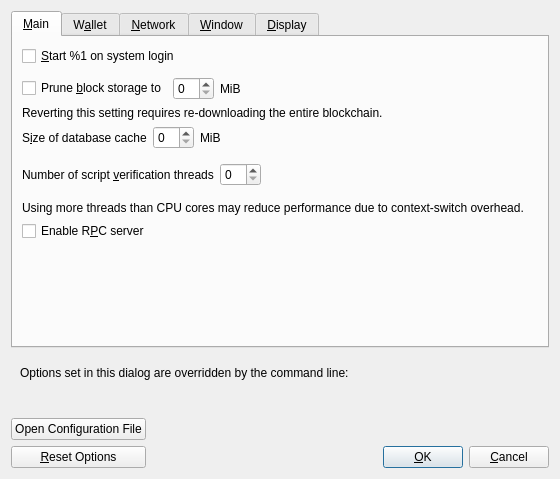
<?xml version="1.0" encoding="UTF-8"?>
<ui version="4.0">
 <class>OptionsDialog</class>
 <widget class="QDialog" name="OptionsDialog">
  <property name="geometry">
   <rect>
    <x>0</x>
    <y>0</y>
    <width>560</width>
    <height>440</height>
   </rect>
  </property>
  <property name="windowTitle">
   <string>Options</string>
  </property>
  <property name="modal">
   <bool>true</bool>
  </property>
  <layout class="QVBoxLayout" name="verticalLayout">
   <item>
    <widget class="QTabWidget" name="tabWidget">
     <property name="currentIndex">
      <number>0</number>
     </property>
     <widget class="QWidget" name="tabMain">
      <attribute name="title">
       <string>&amp;Main</string>
      </attribute>
      <layout class="QVBoxLayout" name="verticalLayout_Main">
       <item>
        <widget class="QCheckBox" name="bitcoinAtStartup">
         <property name="toolTip">
          <string>Automatically start %1 after logging in to the system.</string>
         </property>
         <property name="text">
          <string>&amp;Start %1 on system login</string>
         </property>
        </widget>
       </item>
       <item>
        <spacer name="horizontalSpacer_0_Main">
         <property name="orientation">
          <enum>Qt::Horizontal</enum>
         </property>
         <property name="sizeHint" stdset="0">
          <size>
           <width>40</width>
           <height>5</height>
          </size>
         </property>
        </spacer>
       </item>
       <item>
        <layout class="QHBoxLayout" name="horizontalLayout_Main_Prune">
         <item>
          <widget class="QCheckBox" name="prune">
           <property name="toolTip">
            <string>Enabling pruning significantly reduces the disk space required to store transactions. All blocks are still fully validated. Wallets should be loaded at startup and kept active while pruning is enabled so they stay synchronized before old block data is deleted; wallets that fall behind pruned data may require a reindex. Reverting this setting requires re-downloading the entire blockchain.</string>
           </property>
           <property name="text">
            <string>Prune &amp;block storage to</string>
           </property>
          </widget>
         </item>
         <item>
          <widget class="QSpinBox" name="pruneSizeMiB"/>
         </item>
         <item>
          <widget class="QLabel" name="pruneSizeUnitLabel">
           <property name="text">
            <string>MiB</string>
           </property>
           <property name="textFormat">
            <enum>Qt::PlainText</enum>
           </property>
          </widget>
         </item>
         <item>
          <spacer name="horizontalSpacer_Main_Prune">
           <property name="orientation">
            <enum>Qt::Horizontal</enum>
           </property>
           <property name="sizeHint" stdset="0">
            <size>
             <width>40</width>
             <height>20</height>
            </size>
           </property>
          </spacer>
         </item>
        </layout>
       </item>
       <item>
        <widget class="QLabel" name="pruneWarning">
         <property name="text">
          <string>Reverting this setting requires re-downloading the entire blockchain.</string>
         </property>
         <property name="textFormat">
          <enum>Qt::PlainText</enum>
         </property>
        </widget>
       </item>
       <item>
        <layout class="QHBoxLayout" name="horizontalLayout_2_Main">
         <item>
          <widget class="QLabel" name="databaseCacheLabel">
           <property name="toolTip">
            <string extracomment="Tooltip text for Options window setting that sets the size of the database cache. Explains the corresponding effects of increasing/decreasing this value.">Maximum database cache size. Make sure you have enough RAM. A larger cache can contribute to faster sync, after which the benefit is less pronounced for most use cases. Lowering the cache size will reduce memory usage. Unused mempool memory is shared for this cache.</string>
           </property>
           <property name="text">
            <string>S&amp;ize of database cache</string>
           </property>
           <property name="textFormat">
            <enum>Qt::PlainText</enum>
           </property>
           <property name="buddy">
            <cstring>databaseCache</cstring>
           </property>
          </widget>
         </item>
         <item>
          <widget class="QSpinBox" name="databaseCache"/>
         </item>
         <item>
          <widget class="QLabel" name="databaseCacheUnitLabel">
           <property name="text">
            <string>MiB</string>
           </property>
           <property name="textFormat">
            <enum>Qt::PlainText</enum>
           </property>
          </widget>
         </item>
         <item>
          <spacer name="horizontalSpacer_2_Main">
           <property name="orientation">
            <enum>Qt::Horizontal</enum>
           </property>
           <property name="sizeHint" stdset="0">
            <size>
             <width>40</width>
             <height>20</height>
            </size>
           </property>
          </spacer>
         </item>
        </layout>
       </item>
       <item>
        <layout class="QHBoxLayout" name="horizontalLayout_Main_VerifyLabel">
         <item>
          <widget class="QLabel" name="threadsScriptVerifLabel">
           <property name="toolTip">
            <string extracomment="Tooltip text for Options window setting that sets the number of script verification threads. Explains that negative values mean to leave these many cores free to the system.">Set the number of script verification threads. Negative values correspond to the number of cores you want to leave free to the system.</string>
           </property>
           <property name="text">
            <string>Number of script &amp;verification threads</string>
           </property>
           <property name="textFormat">
            <enum>Qt::PlainText</enum>
           </property>
           <property name="buddy">
            <cstring>threadsScriptVerif</cstring>
           </property>
          </widget>
         </item>
         <item>
          <widget class="QSpinBox" name="threadsScriptVerif">
           <property name="toolTip">
            <string>(0 = auto, &lt;0 = leave that many cores free)</string>
           </property>
          </widget>
         </item>
         <item>
          <spacer name="horizontalSpacer_Main_Threads">
           <property name="orientation">
            <enum>Qt::Horizontal</enum>
           </property>
           <property name="sizeHint" stdset="0">
            <size>
             <width>40</width>
             <height>40</height>
            </size>
           </property>
          </spacer>
         </item>
        </layout>
       </item>
       <item>
        <widget class="QLabel" name="threadsWarning">
         <property name="text">
          <string>Using more threads than CPU cores may reduce performance due to context-switch overhead.</string>
         </property>
         <property name="textFormat">
          <enum>Qt::PlainText</enum>
         </property>
        </widget>
       </item>
       <item>
        <widget class="QCheckBox" name="enableServer">
         <property name="toolTip">
          <string extracomment="Tooltip text for Options window setting that enables the RPC server.">This allows you or a third party tool to communicate with the node through command-line and JSON-RPC commands.</string>
         </property>
         <property name="text">
          <string extracomment="An Options window setting to enable the RPC server.">Enable R&amp;PC server</string>
         </property>
        </widget>
       </item>
       <item>
        <spacer name="verticalSpacer_Main">
         <property name="orientation">
          <enum>Qt::Vertical</enum>
         </property>
         <property name="sizeHint" stdset="0">
          <size>
           <width>20</width>
           <height>40</height>
          </size>
         </property>
        </spacer>
       </item>
      </layout>
     </widget>
     <widget class="QWidget" name="tabWallet">
      <attribute name="title">
       <string>W&amp;allet</string>
      </attribute>
      <layout class="QVBoxLayout" name="verticalLayout_Wallet">
       <item>
        <widget class="QCheckBox" name="subFeeFromAmount">
         <property name="toolTip">
          <string extracomment="Tooltip text for Options window setting that sets subtracting the fee from a sending amount as default.">Whether to set subtract fee from amount as default or not.</string>
         </property>
         <property name="text">
          <string extracomment="An Options window setting to set subtracting the fee from a sending amount as default.">Subtract &amp;fee from amount by default</string>
         </property>
        </widget>
       </item>
       <item>
        <layout class="QHBoxLayout">
         <item>
          <widget class="QLabel">
           <property name="text">
            <string>Address type:</string>
           </property>
           <property name="buddy">
            <cstring>addressType</cstring>
           </property>
          </widget>
         </item>
         <item>
          <widget class="QValueComboBox" name="addressType">
           <property name="toolTip">
            <string>Choose the default address type to select when receiving coins.</string>
           </property>
          </widget>
         </item>
        </layout>
       </item>
       <item>
        <widget class="QGroupBox" name="groupBox">
         <property name="title">
          <string>Expert</string>
         </property>
         <layout class="QVBoxLayout" name="verticalLayout_2">
          <item>
           <widget class="QCheckBox" name="coinControlFeatures">
            <property name="toolTip">
             <string>Whether to show coin control features or not.</string>
            </property>
            <property name="text">
             <string>Enable co&amp;in control features</string>
            </property>
           </widget>
          </item>
          <item>
           <widget class="QCheckBox" name="spendZeroConfChange">
            <property name="toolTip">
             <string>If you disable the spending of unconfirmed change, the change from a transaction cannot be used until that transaction has at least one confirmation. This also affects how your balance is computed.</string>
            </property>
            <property name="text">
             <string>&amp;Spend unconfirmed change</string>
            </property>
           </widget>
          </item>
          <item>
           <widget class="QCheckBox" name="m_enable_psbt_controls">
            <property name="text">
             <string extracomment="An options window setting to enable PSBT controls.">Enable &amp;PSBT controls</string>
            </property>
            <property name="toolTip">
             <string extracomment="Tooltip text for options window setting that enables PSBT controls.">Whether to show PSBT controls.</string>
            </property>
           </widget>
          </item>
         </layout>
        </widget>
       </item>
       <item>
        <widget class="QGroupBox" name="groupBoxHww">
         <property name="title">
          <string>External Signer (e.g. hardware wallet)</string>
         </property>
         <layout class="QVBoxLayout" name="verticalLayoutHww">
          <item>
           <layout class="QHBoxLayout" name="horizontalLayoutHww">
            <item>
             <widget class="QLabel" name="externalSignerPathLabel">
              <property name="text">
               <string>&amp;External signer script path</string>
              </property>
              <property name="buddy">
               <cstring>externalSignerPath</cstring>
              </property>
             </widget>
            </item>
            <item>
             <widget class="QLineEdit" name="externalSignerPath">
              <property name="toolTip">
               <string>Full path to a %1 compatible script (e.g. C:\Downloads\hwi.exe or /Users/you/Downloads/hwi.py). Beware: malware can steal your coins!</string>
              </property>
             </widget>
            </item>
           </layout>
          </item>
         </layout>
        </widget>
       </item>
       <item>
        <spacer name="verticalSpacer_Wallet">
         <property name="orientation">
          <enum>Qt::Vertical</enum>
         </property>
         <property name="sizeHint" stdset="0">
          <size>
           <width>20</width>
           <height>40</height>
          </size>
         </property>
        </spacer>
       </item>
      </layout>
     </widget>
     <widget class="QWidget" name="tabNetwork">
      <attribute name="title">
       <string>&amp;Network</string>
      </attribute>
      <layout class="QVBoxLayout" name="verticalLayout_Network">
       <item>
        <layout class="QHBoxLayout" name="horizontalLayout_Network_Port">
         <item>
          <widget class="QLabel" name="networkPortLabel">
           <property name="text">
            <string>Network &amp;port</string>
           </property>
           <property name="textFormat">
            <enum>Qt::PlainText</enum>
           </property>
           <property name="buddy">
            <cstring>networkPort</cstring>
           </property>
          </widget>
         </item>
         <item>
          <widget class="QLineEdit" name="networkPort">
           <property name="minimumSize">
            <size>
             <width>55</width>
             <height>0</height>
            </size>
           </property>
           <property name="maximumSize">
            <size>
             <width>55</width>
             <height>16777215</height>
            </size>
           </property>
           <property name="toolTip">
            <string>Network port (e.g. 8333)</string>
           </property>
          </widget>
         </item>
         <item>
          <spacer name="horizontalSpacer_Network_Port">
           <property name="orientation">
            <enum>Qt::Horizontal</enum>
           </property>
           <property name="sizeHint" stdset="0">
            <size>
             <width>40</width>
             <height>20</height>
            </size>
           </property>
          </spacer>
         </item>
        </layout>
       </item>
       <item>
        <widget class="QCheckBox" name="mapPortNatpmp">
         <property name="toolTip">
          <string>Automatically open the Bitcoin client port on the router. This only works when your router supports PCP or NAT-PMP and it is enabled. The external port could be random.</string>
         </property>
         <property name="text">
          <string>Automatically configure router(s) that support PCP or NA&amp;T-PMP</string>
         </property>
        </widget>
       </item>
       <item>
        <widget class="QCheckBox" name="allowIncoming">
         <property name="toolTip">
          <string>Accept connections from outside.</string>
         </property>
         <property name="text">
          <string>Allow incomin&amp;g connections</string>
         </property>
        </widget>
       </item>
       <item>
        <widget class="QCheckBox" name="connectSocks">
         <property name="toolTip">
          <string>Connect to the Bitcoin network through a SOCKS5 proxy.</string>
         </property>
         <property name="text">
          <string>Connect through &amp;SOCKS5 proxy (default proxy):</string>
         </property>
        </widget>
       </item>
       <item>
        <layout class="QHBoxLayout" name="horizontalLayout_1_Network">
         <item>
          <widget class="QLabel" name="proxyIpLabel">
           <property name="text">
            <string>Proxy &amp;IP:</string>
           </property>
           <property name="textFormat">
            <enum>Qt::PlainText</enum>
           </property>
           <property name="buddy">
            <cstring>proxyIp</cstring>
           </property>
          </widget>
         </item>
         <item>
          <widget class="QValidatedLineEdit" name="proxyIp">
           <property name="minimumSize">
            <size>
             <width>140</width>
             <height>0</height>
            </size>
           </property>
           <property name="maximumSize">
            <size>
             <width>140</width>
             <height>16777215</height>
            </size>
           </property>
           <property name="toolTip">
            <string>IP address of the proxy (e.g. IPv4: 127.0.0.1 / IPv6: ::1)</string>
           </property>
          </widget>
         </item>
         <item>
          <widget class="QLabel" name="proxyPortLabel">
           <property name="text">
            <string>&amp;Port:</string>
           </property>
           <property name="textFormat">
            <enum>Qt::PlainText</enum>
           </property>
           <property name="buddy">
            <cstring>proxyPort</cstring>
           </property>
          </widget>
         </item>
         <item>
          <widget class="QLineEdit" name="proxyPort">
           <property name="minimumSize">
            <size>
             <width>55</width>
             <height>0</height>
            </size>
           </property>
           <property name="maximumSize">
            <size>
             <width>55</width>
             <height>16777215</height>
            </size>
           </property>
           <property name="toolTip">
            <string>Port of the proxy (e.g. 9050)</string>
           </property>
          </widget>
         </item>
         <item>
          <spacer name="horizontalSpacer_1_Network">
           <property name="orientation">
            <enum>Qt::Horizontal</enum>
           </property>
           <property name="sizeHint" stdset="0">
            <size>
             <width>40</width>
             <height>20</height>
            </size>
           </property>
          </spacer>
         </item>
        </layout>
       </item>
       <item>
        <layout class="QHBoxLayout" name="horizontalLayout_2_Network">
         <item>
          <widget class="QLabel" name="proxyActiveNets">
           <property name="text">
            <string>Used for reaching peers via:</string>
           </property>
           <property name="textFormat">
            <enum>Qt::PlainText</enum>
           </property>
          </widget>
         </item>
         <item>
          <widget class="QCheckBox" name="proxyReachIPv4">
           <property name="enabled">
            <bool>false</bool>
           </property>
           <property name="toolTip">
            <string>Shows if the supplied default SOCKS5 proxy is used to reach peers via this network type.</string>
           </property>
           <property name="text">
            <string/>
           </property>
          </widget>
         </item>
         <item>
          <widget class="QLabel" name="proxyReachIPv4Label">
           <property name="text">
            <string>IPv4</string>
           </property>
           <property name="textFormat">
            <enum>Qt::PlainText</enum>
           </property>
          </widget>
         </item>
         <item>
          <widget class="QCheckBox" name="proxyReachIPv6">
           <property name="enabled">
            <bool>false</bool>
           </property>
           <property name="toolTip">
            <string>Shows if the supplied default SOCKS5 proxy is used to reach peers via this network type.</string>
           </property>
           <property name="text">
            <string/>
           </property>
          </widget>
         </item>
         <item>
          <widget class="QLabel" name="proxyReachIPv6Label">
           <property name="text">
            <string>IPv6</string>
           </property>
           <property name="textFormat">
            <enum>Qt::PlainText</enum>
           </property>
          </widget>
         </item>
         <item>
          <widget class="QCheckBox" name="proxyReachTor">
           <property name="enabled">
            <bool>false</bool>
           </property>
           <property name="toolTip">
            <string>Shows if the supplied default SOCKS5 proxy is used to reach peers via this network type.</string>
           </property>
           <property name="text">
            <string/>
           </property>
          </widget>
         </item>
         <item>
          <widget class="QLabel" name="proxyReachTorLabel">
           <property name="text">
            <string>Tor</string>
           </property>
           <property name="textFormat">
            <enum>Qt::PlainText</enum>
           </property>
          </widget>
         </item>
         <item>
          <spacer name="horizontalSpacer_2_Network">
           <property name="orientation">
            <enum>Qt::Horizontal</enum>
           </property>
           <property name="sizeHint" stdset="0">
            <size>
             <width>40</width>
             <height>20</height>
            </size>
           </property>
          </spacer>
         </item>
        </layout>
       </item>
       <item>
        <widget class="QCheckBox" name="connectSocksTor">
         <property name="toolTip">
          <string>Connect to the Bitcoin network through a separate SOCKS5 proxy for Tor onion services.</string>
         </property>
         <property name="text">
          <string>Use separate SOCKS&amp;5 proxy to reach peers via Tor onion services:</string>
         </property>
        </widget>
       </item>
       <item>
        <layout class="QHBoxLayout" name="horizontalLayout_3_Network">
         <item>
          <widget class="QLabel" name="proxyIpTorLabel">
           <property name="text">
            <string>Proxy &amp;IP:</string>
           </property>
           <property name="textFormat">
            <enum>Qt::PlainText</enum>
           </property>
           <property name="buddy">
            <cstring>proxyIpTor</cstring>
           </property>
          </widget>
         </item>
         <item>
          <widget class="QValidatedLineEdit" name="proxyIpTor">
           <property name="minimumSize">
            <size>
             <width>140</width>
             <height>0</height>
            </size>
           </property>
           <property name="maximumSize">
            <size>
             <width>140</width>
             <height>16777215</height>
            </size>
           </property>
           <property name="toolTip">
            <string>IP address of the proxy (e.g. IPv4: 127.0.0.1 / IPv6: ::1)</string>
           </property>
          </widget>
         </item>
         <item>
          <widget class="QLabel" name="proxyPortTorLabel">
           <property name="text">
            <string>&amp;Port:</string>
           </property>
           <property name="textFormat">
            <enum>Qt::PlainText</enum>
           </property>
           <property name="buddy">
            <cstring>proxyPortTor</cstring>
           </property>
          </widget>
         </item>
         <item>
          <widget class="QLineEdit" name="proxyPortTor">
           <property name="minimumSize">
            <size>
             <width>55</width>
             <height>0</height>
            </size>
           </property>
           <property name="maximumSize">
            <size>
             <width>55</width>
             <height>16777215</height>
            </size>
           </property>
           <property name="toolTip">
            <string>Port of the proxy (e.g. 9050)</string>
           </property>
          </widget>
         </item>
         <item>
          <spacer name="horizontalSpacer_4_Network">
           <property name="orientation">
            <enum>Qt::Horizontal</enum>
           </property>
           <property name="sizeHint" stdset="0">
            <size>
             <width>40</width>
             <height>20</height>
            </size>
           </property>
          </spacer>
         </item>
        </layout>
       </item>
       <item>
        <layout class="QHBoxLayout" name="horizontalLayout_maxuploadtarget">
         <item>
          <widget class="QCheckBox" name="maxuploadtargetCheckbox">
           <property name="text">
            <string>Try to keep upload traffic under</string>
           </property>
          </widget>
         </item>
         <item>
          <widget class="QSpinBox" name="maxuploadtarget"/>
         </item>
         <item>
          <widget class="QLabel" name="maxuploadtargetUnitLabel">
           <property name="text">
            <string>MiB per day</string>
           </property>
           <property name="textFormat">
            <enum>Qt::PlainText</enum>
           </property>
           <property name="buddy">
            <cstring>maxuploadtargetCheckbox</cstring>
           </property>
          </widget>
         </item>
         <item>
          <spacer name="horizontalSpacer_maxuploadtarget">
           <property name="orientation">
            <enum>Qt::Horizontal</enum>
           </property>
           <property name="sizeHint" stdset="0">
            <size>
             <width>40</width>
             <height>20</height>
            </size>
           </property>
          </spacer>
         </item>
        </layout>
       </item>
       <item>
        <widget class="QCheckBox" name="peerbloomfilters">
         <property name="toolTip">
          <string>Support filtering of blocks and transaction with bloom filters</string>
         </property>
         <property name="text">
          <string>Provide search services for light clients</string>
         </property>
        </widget>
       </item>
       <item>
        <widget class="QCheckBox" name="peerblockfilters">
         <property name="toolTip">
          <string>Generate compact block filters and allow peers to download them</string>
         </property>
         <property name="text">
          <string>Provide compact block filters for light clients</string>
         </property>
        </widget>
       </item>
       <item>
        <spacer name="verticalSpacer_Network">
         <property name="orientation">
          <enum>Qt::Vertical</enum>
         </property>
         <property name="sizeHint" stdset="0">
          <size>
           <width>20</width>
           <height>40</height>
          </size>
         </property>
        </spacer>
       </item>
      </layout>
     </widget>
     <widget class="QWidget" name="tabWindow">
      <attribute name="title">
       <string>&amp;Window</string>
      </attribute>
      <layout class="QVBoxLayout" name="verticalLayout_Window">
       <item>
        <widget class="QCheckBox" name="showTrayIcon">
         <property name="toolTip">
          <string>Show the icon in the system tray.</string>
         </property>
         <property name="text">
          <string>&amp;Show tray icon</string>
         </property>
         <property name="checked">
          <bool>true</bool>
         </property>
        </widget>
       </item>
       <item>
        <widget class="QCheckBox" name="minimizeToTray">
         <property name="toolTip">
          <string>Show only a tray icon after minimizing the window.</string>
         </property>
         <property name="text">
          <string>Minimize to the &amp;tray instead of the taskbar</string>
         </property>
        </widget>
       </item>
       <item>
        <widget class="QCheckBox" name="minimizeOnClose">
         <property name="toolTip">
          <string>Minimize instead of exit the application when the window is closed. When this option is enabled, the application will be closed only after selecting Exit in the menu.</string>
         </property>
         <property name="text">
          <string>M&amp;inimize on close</string>
         </property>
        </widget>
       </item>
       <item>
        <spacer name="verticalSpacer_Window">
         <property name="orientation">
          <enum>Qt::Vertical</enum>
         </property>
         <property name="sizeHint" stdset="0">
          <size>
           <width>20</width>
           <height>40</height>
          </size>
         </property>
        </spacer>
       </item>
      </layout>
     </widget>
     <widget class="QWidget" name="tabDisplay">
      <attribute name="title">
       <string>&amp;Display</string>
      </attribute>
      <layout class="QVBoxLayout" name="verticalLayout_Display">
       <item>
        <layout class="QHBoxLayout" name="horizontalLayout_1_Display">
         <item>
          <widget class="QLabel" name="langLabel">
           <property name="text">
            <string>User Interface &amp;language:</string>
           </property>
           <property name="textFormat">
            <enum>Qt::PlainText</enum>
           </property>
           <property name="buddy">
            <cstring>lang</cstring>
           </property>
          </widget>
         </item>
         <item>
          <widget class="QValueComboBox" name="lang">
           <property name="toolTip">
            <string>The user interface language can be set here. This setting will take effect after restarting %1.</string>
           </property>
          </widget>
         </item>
        </layout>
       </item>
       <item>
        <layout class="QHBoxLayout" name="horizontalLayout_2_Display">
         <item>
          <widget class="QLabel" name="unitLabel">
           <property name="text">
            <string>&amp;Unit to show amounts in:</string>
           </property>
           <property name="textFormat">
            <enum>Qt::PlainText</enum>
           </property>
           <property name="buddy">
            <cstring>unit</cstring>
           </property>
          </widget>
         </item>
         <item>
          <widget class="QValueComboBox" name="unit">
           <property name="toolTip">
            <string>Choose the default subdivision unit to show in the interface and when sending coins.</string>
           </property>
          </widget>
         </item>
        </layout>
       </item>
       <item>
        <widget class="QCheckBox" name="displayAddresses">
         <property name="toolTip">
          <string>Whether to show Bitcoin addresses in the transaction list or not.</string>
         </property>
         <property name="text">
          <string>&amp;Display addresses in transaction list</string>
         </property>
        </widget>
       </item>
       <item>
        <widget class="QCheckBox" name="showOfficialNotices">
         <property name="toolTip">
          <string>Fetch and display signed official notices from downloads.bitcoinpurity.org. Notices you have already read will not be shown again.</string>
         </property>
         <property name="text">
          <string>Show &amp;official notices</string>
         </property>
         <property name="checked">
          <bool>true</bool>
         </property>
        </widget>
       </item>
       <item>
        <layout class="QHBoxLayout" name="horizontalLayout_3_Display">
         <item>
          <widget class="QLabel" name="thirdPartyTxUrlsLabel">
           <property name="toolTip">
            <string>Third-party URLs (e.g. a block explorer) that appear in the transactions tab as context menu items. %s in the URL is replaced by transaction hash. Multiple URLs are separated by vertical bar |.</string>
           </property>
           <property name="text">
            <string>&amp;Third-party transaction URLs:</string>
           </property>
           <property name="buddy">
            <cstring>thirdPartyTxUrls</cstring>
           </property>
          </widget>
         </item>
         <item>
          <widget class="QLineEdit" name="thirdPartyTxUrls">
           <property name="toolTip">
            <string>Third-party URLs (e.g. a block explorer) that appear in the transactions tab as context menu items. %s in the URL is replaced by transaction hash. Multiple URLs are separated by vertical bar |.</string>
           </property>
           <property name="placeholderText">
            <string notr="true">https://example.com/tx/%s</string>
           </property>
          </widget>
         </item>
        </layout>
       </item>
       <item>
        <layout class="QHBoxLayout" name="horizontalLayout_4_Display">
         <item>
          <widget class="QLabel" name="moneyFontLabel">
           <property name="text">
            <string>Font for amounts: </string>
           </property>
           <property name="buddy">
            <cstring>moneyFont</cstring>
           </property>
          </widget>
         </item>
         <item>
          <widget class="QComboBox" name="moneyFont"/>
         </item>
         <item>
          <widget class="QLabel" name="moneyFont_preview">
           <property name="text">
            <string notr="true">111.11111111 BTC
909.09090909 BTC</string>
           </property>
          </widget>
         </item>
        </layout>
       </item>
       <item>
        <layout class="QHBoxLayout" name="horizontalLayout_qrFont">
         <item>
          <widget class="QLabel" name="qrFontLabel">
           <property name="text">
            <string>Font in QR Codes: </string>
           </property>
           <property name="buddy">
            <cstring>qrFont</cstring>
           </property>
          </widget>
         </item>
         <item>
          <widget class="QComboBox" name="qrFont"/>
         </item>
         <item>
          <widget class="QLabel" name="qrFont_preview">
           <property name="text">
            <string notr="true">1NS17iag9jJgT…
bc1p2q3rvn3gp…</string>
           </property>
          </widget>
         </item>
        </layout>
       </item>
       <item>
        <widget class="QCheckBox" name="peersTabAlternatingRowColors">
         <property name="toolTip">
          <string>Alternate the row colors for the &quot;Peers&quot; and &quot;Banned peers&quot; tables in the Peers tab.</string>
         </property>
         <property name="text">
          <string>Alternate row colors in the Peers tab</string>
         </property>
        </widget>
       </item>
       <item>
        <spacer name="verticalSpacer_Display">
         <property name="orientation">
          <enum>Qt::Vertical</enum>
         </property>
         <property name="sizeHint" stdset="0">
          <size>
           <width>20</width>
           <height>40</height>
          </size>
         </property>
        </spacer>
       </item>
      </layout>
     </widget>
    </widget>
   </item>
   <item>
    <widget class="QFrame" name="frame">
     <layout class="QVBoxLayout" name="verticalLayout_Bottom">
      <item>
       <layout class="QHBoxLayout" name="horizontalLayout_Bottom">
        <item>
         <widget class="QLabel" name="overriddenByCommandLineInfoLabel">
          <property name="text">
           <string>Options set in this dialog are overridden by the command line:</string>
          </property>
          <property name="textFormat">
           <enum>Qt::PlainText</enum>
          </property>
         </widget>
        </item>
        <item>
         <spacer name="horizontalSpacer_Bottom">
          <property name="orientation">
           <enum>Qt::Horizontal</enum>
          </property>
          <property name="sizeHint" stdset="0">
           <size>
            <width>40</width>
            <height>20</height>
           </size>
          </property>
         </spacer>
        </item>
       </layout>
      </item>
      <item>
       <widget class="QLabel" name="overriddenByCommandLineLabel">
        <property name="text">
         <string/>
        </property>
        <property name="textFormat">
         <enum>Qt::PlainText</enum>
        </property>
        <property name="wordWrap">
         <bool>true</bool>
        </property>
       </widget>
      </item>
     </layout>
    </widget>
   </item>
   <item>
    <layout class="QHBoxLayout" name="horizontalLayout_Buttons">
     <item>
      <layout class="QVBoxLayout" name="verticalLayout_Buttons">
       <item>
        <widget class="QPushButton" name="openBitcoinConfButton">
         <property name="toolTip">
          <string>Open the %1 configuration file from the working directory.</string>
         </property>
         <property name="text">
          <string>Open Configuration File</string>
         </property>
         <property name="autoDefault">
          <bool>false</bool>
         </property>
        </widget>
       </item>
       <item>
        <widget class="QPushButton" name="resetButton">
         <property name="toolTip">
          <string>Reset all client options to default.</string>
         </property>
         <property name="text">
          <string>&amp;Reset Options</string>
         </property>
         <property name="autoDefault">
          <bool>false</bool>
         </property>
        </widget>
       </item>
      </layout>
     </item>
     <item>
      <spacer name="horizontalSpacer_1">
       <property name="orientation">
        <enum>Qt::Horizontal</enum>
       </property>
       <property name="sizeHint" stdset="0">
        <size>
         <width>40</width>
         <height>48</height>
        </size>
       </property>
      </spacer>
     </item>
     <item>
      <widget class="QLabel" name="statusLabel">
       <property name="minimumSize">
        <size>
         <width>200</width>
         <height>0</height>
        </size>
       </property>
       <property name="font">
        <font>
         <weight>75</weight>
         <bold>true</bold>
        </font>
       </property>
       <property name="text">
        <string/>
       </property>
       <property name="textFormat">
        <enum>Qt::PlainText</enum>
       </property>
       <property name="wordWrap">
        <bool>true</bool>
       </property>
      </widget>
     </item>
     <item>
      <spacer name="horizontalSpacer_2">
       <property name="orientation">
        <enum>Qt::Horizontal</enum>
       </property>
       <property name="sizeHint" stdset="0">
        <size>
         <width>40</width>
         <height>48</height>
        </size>
       </property>
      </spacer>
     </item>
     <item>
      <layout class="QVBoxLayout" name="verticalLayout_4">
       <item>
        <spacer name="verticalSpacer">
         <property name="orientation">
          <enum>Qt::Vertical</enum>
         </property>
         <property name="sizeHint" stdset="0">
          <size>
           <width>20</width>
           <height>40</height>
          </size>
         </property>
        </spacer>
       </item>
       <item>
        <layout class="QHBoxLayout" name="horizontalLayout">
         <item>
          <widget class="QPushButton" name="okButton">
           <property name="text">
            <string>&amp;OK</string>
           </property>
           <property name="autoDefault">
            <bool>false</bool>
           </property>
           <property name="default">
            <bool>true</bool>
           </property>
          </widget>
         </item>
         <item>
          <widget class="QPushButton" name="cancelButton">
           <property name="text">
            <string>&amp;Cancel</string>
           </property>
           <property name="autoDefault">
            <bool>false</bool>
           </property>
          </widget>
         </item>
        </layout>
       </item>
      </layout>
     </item>
    </layout>
   </item>
  </layout>
 </widget>
 <customwidgets>
  <customwidget>
   <class>QValidatedLineEdit</class>
   <extends>QLineEdit</extends>
   <header>qt/qvalidatedlineedit.h</header>
  </customwidget>
  <customwidget>
   <class>QValueComboBox</class>
   <extends>QComboBox</extends>
   <header>qt/qvaluecombobox.h</header>
  </customwidget>
 </customwidgets>
 <resources/>
 <connections/>
</ui>
